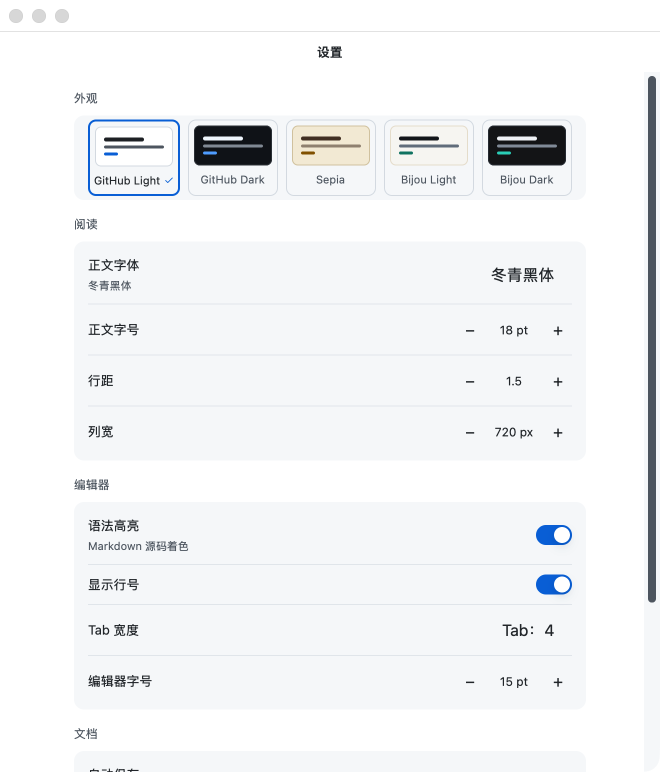
#> input picture assets/pr-settings-macos.png, 1320 x 1544 px (shown at 1/2 size)
$ python icon-compose.py ../assets/pr-settings-macos.png out.png
#> lines starting #> are read from the running program, lines starting #| are printed output that depends on the picture; after the words box and inside, x2 and y2 are one past the last pixel; in counts of white or black regions, pixels touching at a corner belong together
#!/usr/bin/env python3
"""Create a macOS-style icon with a black rounded-square background."""

import sys

from PIL import Image, ImageDraw


SIZE = 1024
PLATE = 824
PLATE_OFFSET = (SIZE - PLATE) // 2
RADIUS = int(PLATE * 0.225)
SRC = sys.argv[1] if len(sys.argv) > 1 else "logo.png"
OUT = sys.argv[2] if len(sys.argv) > 2 else "assets/mdbijou-icon-1024.png"


def main() -> None:
    logo = Image.open(SRC).convert("RGBA").resize(
        (PLATE, PLATE), Image.Resampling.LANCZOS
    )
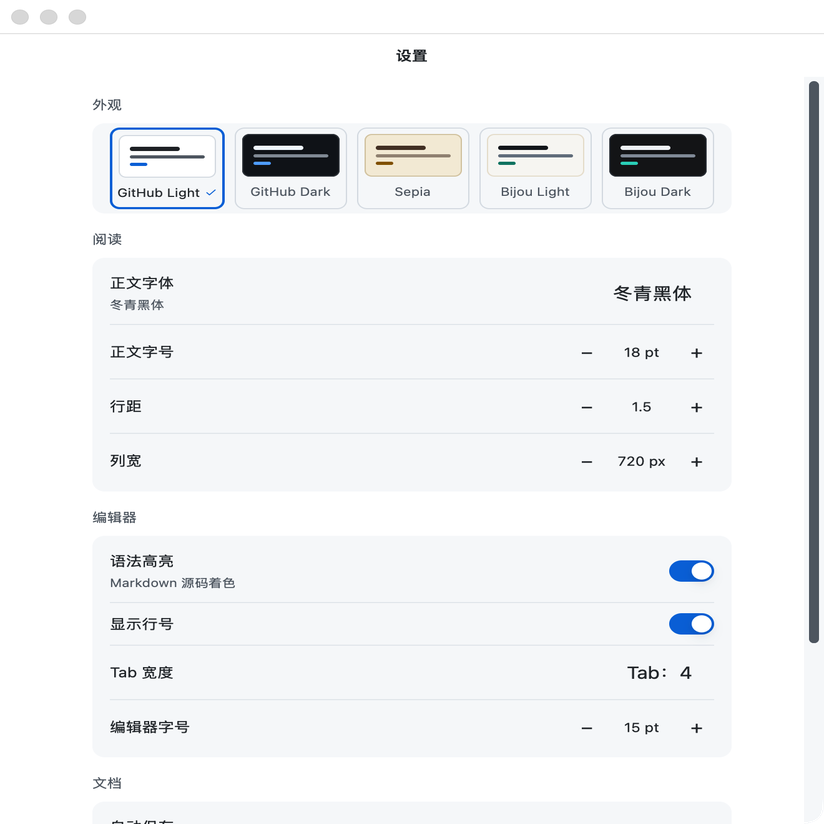
#> logo: PIL image 824x824 RGBA; mean R, G, B, A 242.3, 243.7, 245.2, 254.9; transparent parts drawn white

    icon = Image.new("RGBA", (SIZE, SIZE), (0, 0, 0, 0))
#> icon: PIL image 1024x1024 RGBA; every value is 0
    background = Image.new("RGBA", (PLATE, PLATE), (0, 0, 0, 255))
    mask = Image.new("L", (PLATE, PLATE), 0)
#> mask: PIL image 824x824 L; every value is 0
    ImageDraw.Draw(mask).rounded_rectangle(
        (0, 0, PLATE - 1, PLATE - 1), radius=RADIUS, fill=255
    )
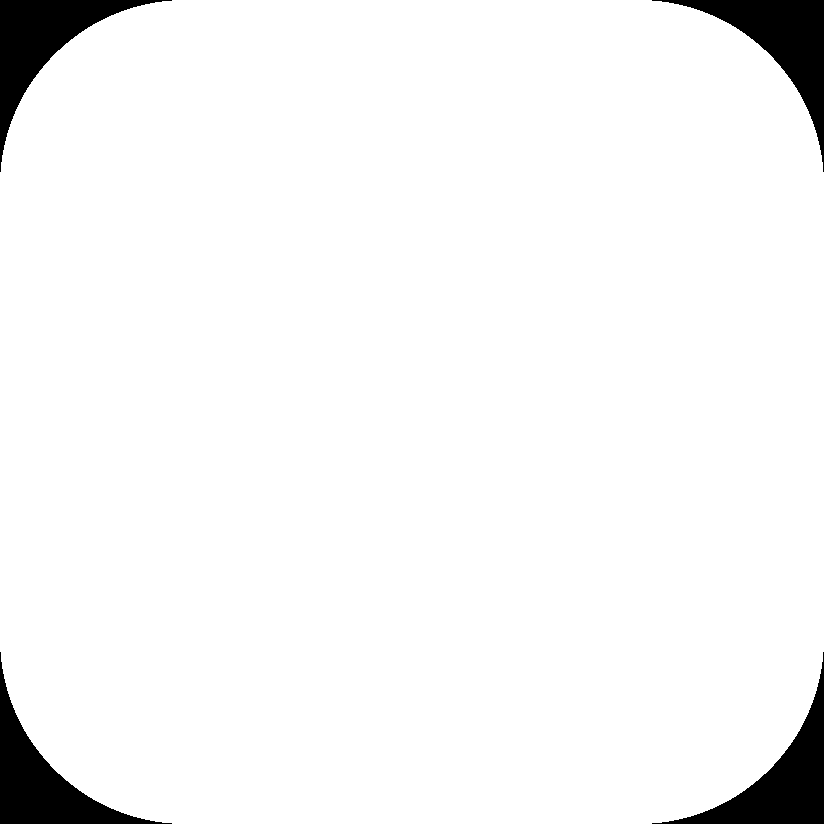
#> mask: PIL image 824x824 L; 95.6% white; 4 black regions, box (x1, y1, x2, y2) and area: (0, 0, 172, 172) 7396, (652, 0, 824, 172) 7396, (0, 652, 172, 824) 7396, (652, 652, 824, 824) 7396
    icon.paste(background, (PLATE_OFFSET, PLATE_OFFSET), mask)
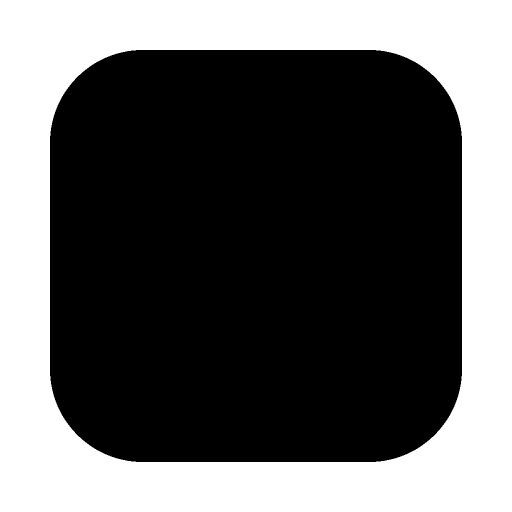
#> icon: PIL image 1024x1024 RGBA (shown at 1/2 size); mean R, G, B, A 0, 0, 0, 157.9; transparent parts drawn white
    icon.paste(logo, (PLATE_OFFSET, PLATE_OFFSET), Image.composite(
        logo.getchannel("A"), Image.new("L", logo.size, 0), mask
    ))
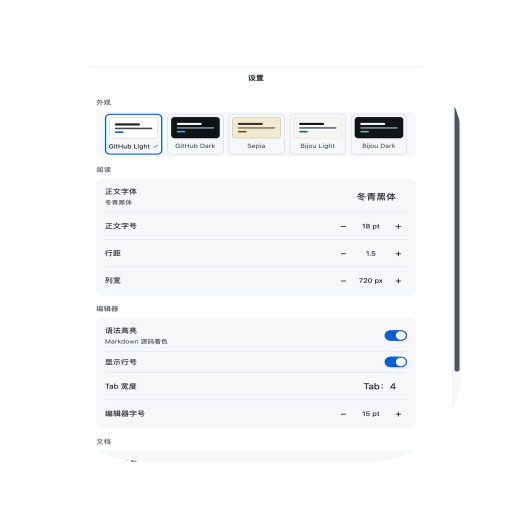
#> icon: PIL image 1024x1024 RGBA (shown at 1/2 size); mean R, G, B, A 149.9, 150.8, 151.7, 157.9; transparent parts drawn white
    icon.save(OUT)
    print(f"created {OUT}")


if __name__ == "__main__":
    main()
